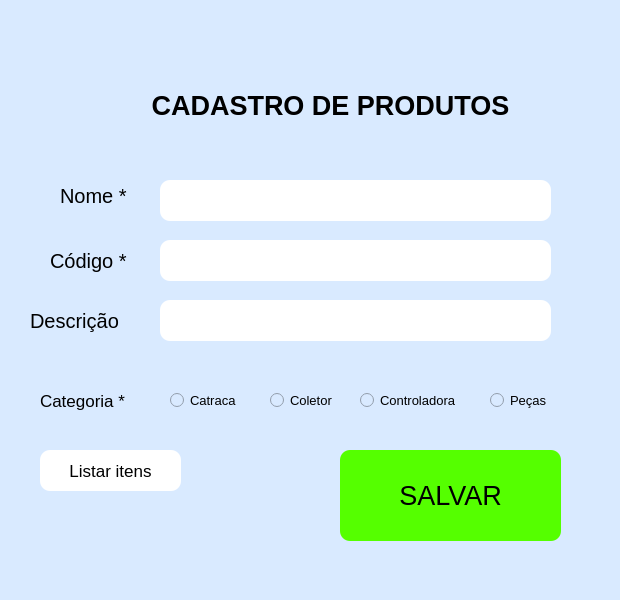
<?xml version="1.0" encoding="UTF-8"?>
<ui version="4.0">
 <class>MainWindow</class>
 <widget class="QMainWindow" name="MainWindow">
  <property name="geometry">
   <rect>
    <x>0</x>
    <y>0</y>
    <width>620</width>
    <height>600</height>
   </rect>
  </property>
  <property name="minimumSize">
   <size>
    <width>620</width>
    <height>600</height>
   </size>
  </property>
  <property name="maximumSize">
   <size>
    <width>620</width>
    <height>600</height>
   </size>
  </property>
  <property name="windowTitle">
   <string>MainWindow</string>
  </property>
  <property name="styleSheet">
   <string notr="true">background-color: rgb(217, 234, 255);</string>
  </property>
  <widget class="QWidget" name="centralwidget">
   <property name="enabled">
    <bool>true</bool>
   </property>
   <widget class="QLabel" name="label_6">
    <property name="geometry">
     <rect>
      <x>40</x>
      <y>370</y>
      <width>141</width>
      <height>61</height>
     </rect>
    </property>
    <property name="font">
     <font>
      <family>Arial</family>
      <pointsize>13</pointsize>
     </font>
    </property>
    <property name="text">
     <string>Categoria *</string>
    </property>
   </widget>
   <widget class="QRadioButton" name="radioButton_4">
    <property name="geometry">
     <rect>
      <x>490</x>
      <y>380</y>
      <width>161</width>
      <height>41</height>
     </rect>
    </property>
    <property name="font">
     <font>
      <family>Arial</family>
      <pointsize>10</pointsize>
     </font>
    </property>
    <property name="text">
     <string>Peças</string>
    </property>
   </widget>
   <widget class="QLineEdit" name="lineEdit">
    <property name="geometry">
     <rect>
      <x>160</x>
      <y>180</y>
      <width>391</width>
      <height>41</height>
     </rect>
    </property>
    <property name="font">
     <font>
      <family>Arial</family>
      <pointsize>15</pointsize>
     </font>
    </property>
    <property name="styleSheet">
     <string notr="true">background-color: rgb(255, 255, 255);
border-radius: 10px;</string>
    </property>
   </widget>
   <widget class="QRadioButton" name="radioButton">
    <property name="geometry">
     <rect>
      <x>170</x>
      <y>380</y>
      <width>161</width>
      <height>41</height>
     </rect>
    </property>
    <property name="font">
     <font>
      <family>Arial</family>
      <pointsize>10</pointsize>
     </font>
    </property>
    <property name="text">
     <string>Catraca</string>
    </property>
   </widget>
   <widget class="QLabel" name="label">
    <property name="geometry">
     <rect>
      <x>10</x>
      <y>50</y>
      <width>641</width>
      <height>111</height>
     </rect>
    </property>
    <property name="font">
     <font>
      <family>Arial</family>
      <pointsize>20</pointsize>
      <weight>75</weight>
      <bold>true</bold>
     </font>
    </property>
    <property name="styleSheet">
     <string notr="true">item-align: center;</string>
    </property>
    <property name="text">
     <string>CADASTRO DE PRODUTOS</string>
    </property>
    <property name="alignment">
     <set>Qt::AlignCenter</set>
    </property>
   </widget>
   <widget class="QLabel" name="label_3">
    <property name="geometry">
     <rect>
      <x>30</x>
      <y>290</y>
      <width>121</width>
      <height>61</height>
     </rect>
    </property>
    <property name="font">
     <font>
      <family>Arial</family>
      <pointsize>15</pointsize>
     </font>
    </property>
    <property name="text">
     <string>Descrição</string>
    </property>
   </widget>
   <widget class="QPushButton" name="pushButton">
    <property name="geometry">
     <rect>
      <x>340</x>
      <y>450</y>
      <width>221</width>
      <height>91</height>
     </rect>
    </property>
    <property name="font">
     <font>
      <family>Arial</family>
      <pointsize>20</pointsize>
     </font>
    </property>
    <property name="styleSheet">
     <string notr="true">background-color: rgb(85, 255, 0);
border-radius: 10px;</string>
    </property>
    <property name="text">
     <string>SALVAR</string>
    </property>
   </widget>
   <widget class="QRadioButton" name="radioButton_3">
    <property name="geometry">
     <rect>
      <x>360</x>
      <y>380</y>
      <width>161</width>
      <height>41</height>
     </rect>
    </property>
    <property name="font">
     <font>
      <family>Arial</family>
      <pointsize>10</pointsize>
     </font>
    </property>
    <property name="text">
     <string>Controladora</string>
    </property>
   </widget>
   <widget class="QLineEdit" name="lineEdit_2">
    <property name="enabled">
     <bool>true</bool>
    </property>
    <property name="geometry">
     <rect>
      <x>160</x>
      <y>240</y>
      <width>391</width>
      <height>41</height>
     </rect>
    </property>
    <property name="font">
     <font>
      <family>Arial</family>
      <pointsize>15</pointsize>
     </font>
    </property>
    <property name="styleSheet">
     <string notr="true">background-color: rgb(255, 255, 255);
border-radius: 10px;</string>
    </property>
   </widget>
   <widget class="QRadioButton" name="radioButton_2">
    <property name="geometry">
     <rect>
      <x>270</x>
      <y>380</y>
      <width>161</width>
      <height>41</height>
     </rect>
    </property>
    <property name="font">
     <font>
      <family>Arial</family>
      <pointsize>10</pointsize>
     </font>
    </property>
    <property name="text">
     <string>Coletor</string>
    </property>
   </widget>
   <widget class="QLabel" name="label_4">
    <property name="geometry">
     <rect>
      <x>60</x>
      <y>180</y>
      <width>91</width>
      <height>31</height>
     </rect>
    </property>
    <property name="font">
     <font>
      <family>Arial</family>
      <pointsize>15</pointsize>
     </font>
    </property>
    <property name="text">
     <string>Nome *</string>
    </property>
   </widget>
   <widget class="QLineEdit" name="lineEdit_3">
    <property name="enabled">
     <bool>true</bool>
    </property>
    <property name="geometry">
     <rect>
      <x>160</x>
      <y>300</y>
      <width>391</width>
      <height>41</height>
     </rect>
    </property>
    <property name="font">
     <font>
      <family>Arial</family>
      <pointsize>15</pointsize>
     </font>
    </property>
    <property name="styleSheet">
     <string notr="true">background-color: rgb(255, 255, 255);
border-radius: 10px;</string>
    </property>
   </widget>
   <widget class="QLabel" name="label_2">
    <property name="geometry">
     <rect>
      <x>50</x>
      <y>240</y>
      <width>101</width>
      <height>41</height>
     </rect>
    </property>
    <property name="font">
     <font>
      <family>Arial</family>
      <pointsize>15</pointsize>
     </font>
    </property>
    <property name="text">
     <string>Código *</string>
    </property>
   </widget>
   <widget class="QPushButton" name="pushButton_2">
    <property name="geometry">
     <rect>
      <x>40</x>
      <y>450</y>
      <width>141</width>
      <height>41</height>
     </rect>
    </property>
    <property name="font">
     <font>
      <family>Arial</family>
      <pointsize>13</pointsize>
     </font>
    </property>
    <property name="styleSheet">
     <string notr="true">background-color: rgb(255, 255, 255);
border-radius: 10px;</string>
    </property>
    <property name="text">
     <string>Listar itens</string>
    </property>
   </widget>
   <zorder>label_6</zorder>
   <zorder>lineEdit</zorder>
   <zorder>radioButton</zorder>
   <zorder>label</zorder>
   <zorder>label_3</zorder>
   <zorder>pushButton</zorder>
   <zorder>lineEdit_2</zorder>
   <zorder>radioButton_2</zorder>
   <zorder>label_4</zorder>
   <zorder>lineEdit_3</zorder>
   <zorder>label_2</zorder>
   <zorder>radioButton_3</zorder>
   <zorder>radioButton_4</zorder>
   <zorder>pushButton_2</zorder>
  </widget>
  <action name="actionPROCURAR">
   <property name="text">
    <string>PROCURAR</string>
   </property>
  </action>
 </widget>
 <resources/>
 <connections/>
</ui>
